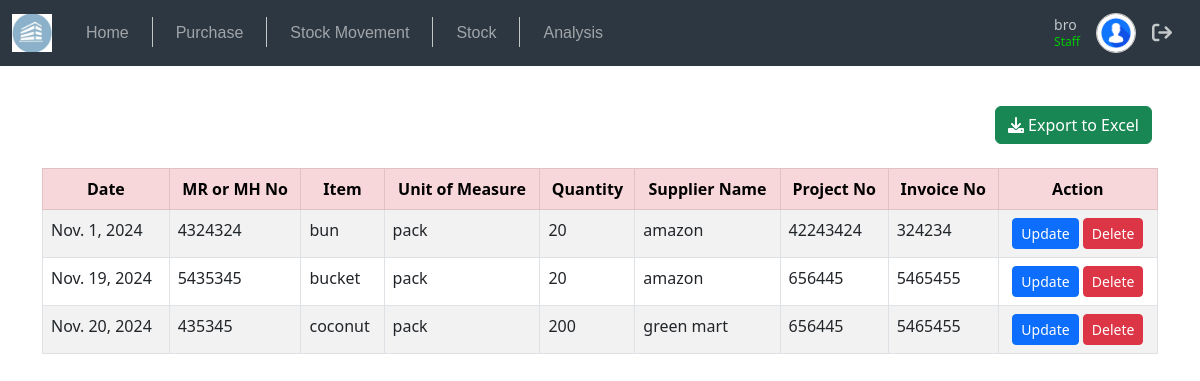
/stockmovement/ (signed in), run on the app's committed database.
### users/models.py (models this page shows, shortened)
class CustomUser(AbstractBaseUser):
    username = models.CharField(max_length=150, unique=True)
    password = models.CharField(max_length=128)
    name = models.CharField(max_length=255)
    user_type = models.CharField(max_length=50, default='normal')
    is_active = models.BooleanField(default=True)
    is_staff = models.BooleanField(default=False)
    is_superuser = models.BooleanField(default=False)
    USERNAME_FIELD = 'username'
    REQUIRED_FIELDS = ['name','password']  # Add any additional required fields here
    objects = CustomUserManager()

### stockmanage/models.py (models this page shows, shortened)
class P_S_Info(models.Model):
    ENTRY_CHOICES = [
        ('purchase', 'Purchase'),
        ('stock_Movement', 'Stock Movement'),
    ]
    SorP = models.CharField(
        max_length=50,  # Adjust the max length based on your needs
        choices=ENTRY_CHOICES,  # Set the choices option to restrict the field to these options
    )
    date=models.DateField()
    mr_mh_no=models.CharField(max_length=30)
    item=models.CharField(max_length=30)
    unit_of_measure=models.CharField(max_length=30)
    quantity=models.IntegerField()
    supplier_name=models.CharField(max_length=30)
    project_no=models.CharField(max_length=30)
    invoice_no=models.CharField(max_length=30)
    created_by = models.ForeignKey(settings.AUTH_USER_MODEL, null=True, blank=True, on_delete=models.SET_NULL)

### stockmanage/views.py (the view)
# urls.py: path('stockmovement/',views.stockmovement,name='sale'),
@login_required(login_url="sign_in")
@cache_control(no_cache=True, must_revalidate=True, no_store=True)
def stockmovement(request):
    sale_info = P_S_Info.objects.filter(SorP="stock_Movement",created_by=request.user)
    return render(request,'stockmovement.html',{'entries': sale_info})

### stockmanage/context_processors.py (called while the page is built)
def user_id_context(request):
    user_id = request.session.get('selected_user_id', request.user.id)  # Default to current user if none selected
    return {'user_id': user_id}

### templates/stockmovement.html (shortened to what this page needs)
<!DOCTYPE html>
<html lang="en">
<head>
    <link href="https://cdn.jsdelivr.net/npm/bootstrap@5.3.0-alpha1/dist/css/bootstrap.min.css" rel="stylesheet">
    <link rel="stylesheet" href="https://cdnjs.cloudflare.com/ajax/libs/font-awesome/6.0.0-beta3/css/all.min.css">
</head>
<body>
    {% include 'navbar.html' %}
    {% include 'update.html' %}
    <div class="text-end mt-3 pe-5">
        <a href="{% url 'export_to_excel' 'stock_movement' %}" class="download-icon btn btn-success">
            <i class="fas fa-download"></i> Export to Excel
        </a>
    </div>
    <div class="container mt-4">
        <div class="table-responsive">
            <table class="table table-striped table-bordered">
                <thead>
                    <tr class="table-danger text-center">
                        <th>Date</th>
                        <th>MR or MH No</th>
                        <th>Item</th>
                        <th>Unit of Measure</th>
                        <th>Quantity</th>
                        <th>Supplier Name</th>
                        <th>Project No</th>
                        <th>Invoice No</th>
                        <th>Action</th>
                    </tr>
                </thead>
                <tbody>
                    {% for entry in entries %}
                        <tr>
                            <td>{{ entry.date }}</td>
                            <td>{{ entry.mr_mh_no }}</td>
                            <td>{{ entry.item }}</td>
                            <td>{{ entry.unit_of_measure }}</td>
                            <td>{{ entry.quantity }}</td>
                            <td>{{ entry.supplier_name }}</td>
                            <td>{{ entry.project_no }}</td>
                            <td>{{ entry.invoice_no }}</td>
                            <td class="text-center">
                                <button type="button" class="btn btn-primary btn-sm" data-bs-toggle="modal" data-bs-target="#updateModal"
                                    data-entry-id="{{ entry.id }}"
                                    data-date="{{ entry.date|date:'Y-m-d' }}"
                                    data-mr-mh-no="{{ entry.mr_mh_no }}"
                                    data-item="{{ entry.item }}"
                                    data-unit="{{ entry.unit_of_measure }}"
                                    data-quantity="{{ entry.quantity }}"
                                    data-supplier="{{ entry.supplier_name }}"
                                    data-project="{{ entry.project_no }}"
                                    data-invoice="{{ entry.invoice_no }}">
                                    Update
                                </button>
                                <form action="{% url 'delete_entry' entry.id %}" method="post" style="display:inline;">
                                    <button type="submit" class="btn btn-danger btn-sm">Delete</button>
                                </form>
                            </td>
                        </tr>
                    {% endfor %}
                </tbody>
            </table>
        </div>
    </div>
</body>
</html>

### templates/navbar.html (shortened to what this page needs)
<!DOCTYPE html>
<html lang="en">
<head>
    {% load static %}
    <link href="https://cdn.jsdelivr.net/npm/bootstrap@5.3.3/dist/css/bootstrap.min.css" rel="stylesheet">
    <link rel="stylesheet" href="https://cdnjs.cloudflare.com/ajax/libs/font-awesome/6.0.0-beta3/css/all.min.css">
</head>
<body>
    <nav class="navbar navbar-expand-lg navbar-dark">
        <div class="container-fluid">
            <a class="navbar-brand" href="#">
                <img src="{% static 'LOGO/download.jpg' %}" alt="Logo">
            </a>
            <div class="collapse navbar-collapse" id="navbarSupportedContent">
                <ul class="navbar-nav me-auto mb-2 mb-lg-0">
                    <li class="nav-item"><a class="nav-link" href="{% url 'home' %}">Home</a></li>
                    <li class="nav-item"><a class="nav-link" href="{% url 'purchase' %}">Purchase</a></li>
                    <li class="nav-item"><a class="nav-link" href="{% url 'sale' %}">Stock Movement</a></li>
                    <li class="nav-item"><a class="nav-link" href="{% url 'stock' %}">Stock</a></li>
                    <li class="nav-item"><a class="nav-link" href="{% url 'analysis' %}">Analysis</a></li>
                </ul>
                <div class="d-flex align-items-center">
                    <a class="navbar-brand d-none d-lg-block" href="#">
                        <p>{{ user.username }}<br><span>Staff</span></p>
                    </a>
                    <a class="navbar-brand d-none d-lg-block" href="#">
                        <img src="{% static 'LOGO/blue-circle-with-white-user_78370-4707.avif' %}" class="dp" alt="User">
                    </a>
                    <a class="navbar-brand" href="{% url 'logout' %}">
                        <i class="fa fa-sign-out logout-icon"></i>
                    </a>
                </div>
            </div>
        </div>
    </nav>
</body>
</html>

### templates/navbar.html (style rules this page uses)
.navbar { background-color: #2d3741; }
.nav-link { color: #c2c7ca; font-family: 'Poppins', sans-serif; margin: 0 10px; }
.navbar-brand img { width: 40px; height: auto; }
.dp { width: 35px; height: 35px; border: 1px solid #ccc; border-radius: 50%; }
.navbar-brand p { color: #c2c7ca; margin: 0; font-size: 14px; line-height: 16px; }
.navbar-brand p span { color: rgb(0, 204, 0); font-size: 12px; }
.logout-icon { font-size: 20px; color: #c2c7ca; }

### data on the page
CustomUser: username "bro"
P_S_Info: date "Nov. 1, 2024", mr_mh_no "4324324", item "bun", unit_of_measure "pack", quantity "20", supplier_name "amazon", project_no "42243424", invoice_no "324234"
P_S_Info: date "Nov. 19, 2024", mr_mh_no "5435345", item "bucket", unit_of_measure "pack", quantity "20", supplier_name "amazon", project_no "656445", invoice_no "5465455"
P_S_Info: date "Nov. 20, 2024", mr_mh_no "435345", item "coconut", unit_of_measure "pack", quantity "200", supplier_name "green mart", project_no "656445", invoice_no "5465455"
